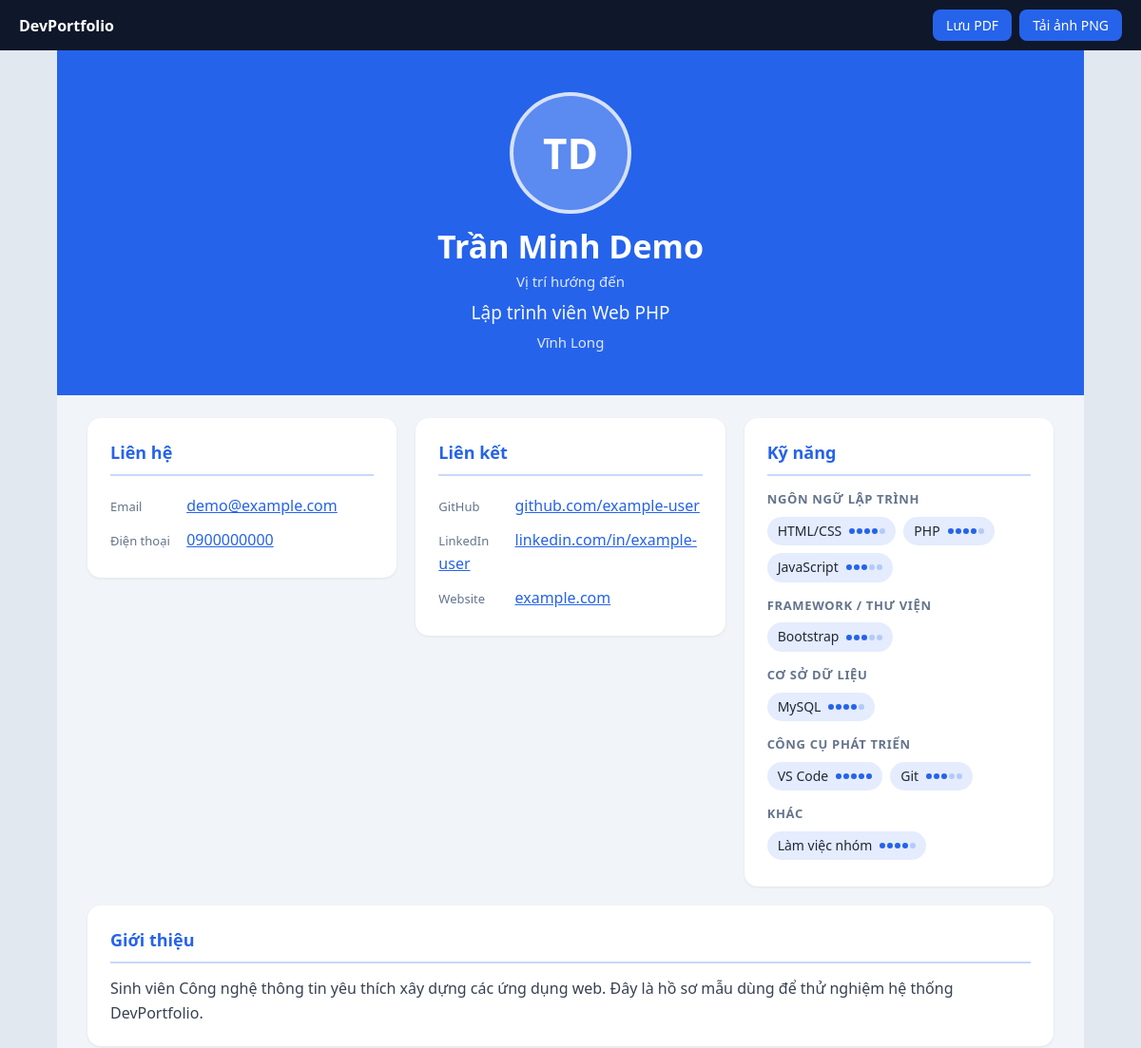
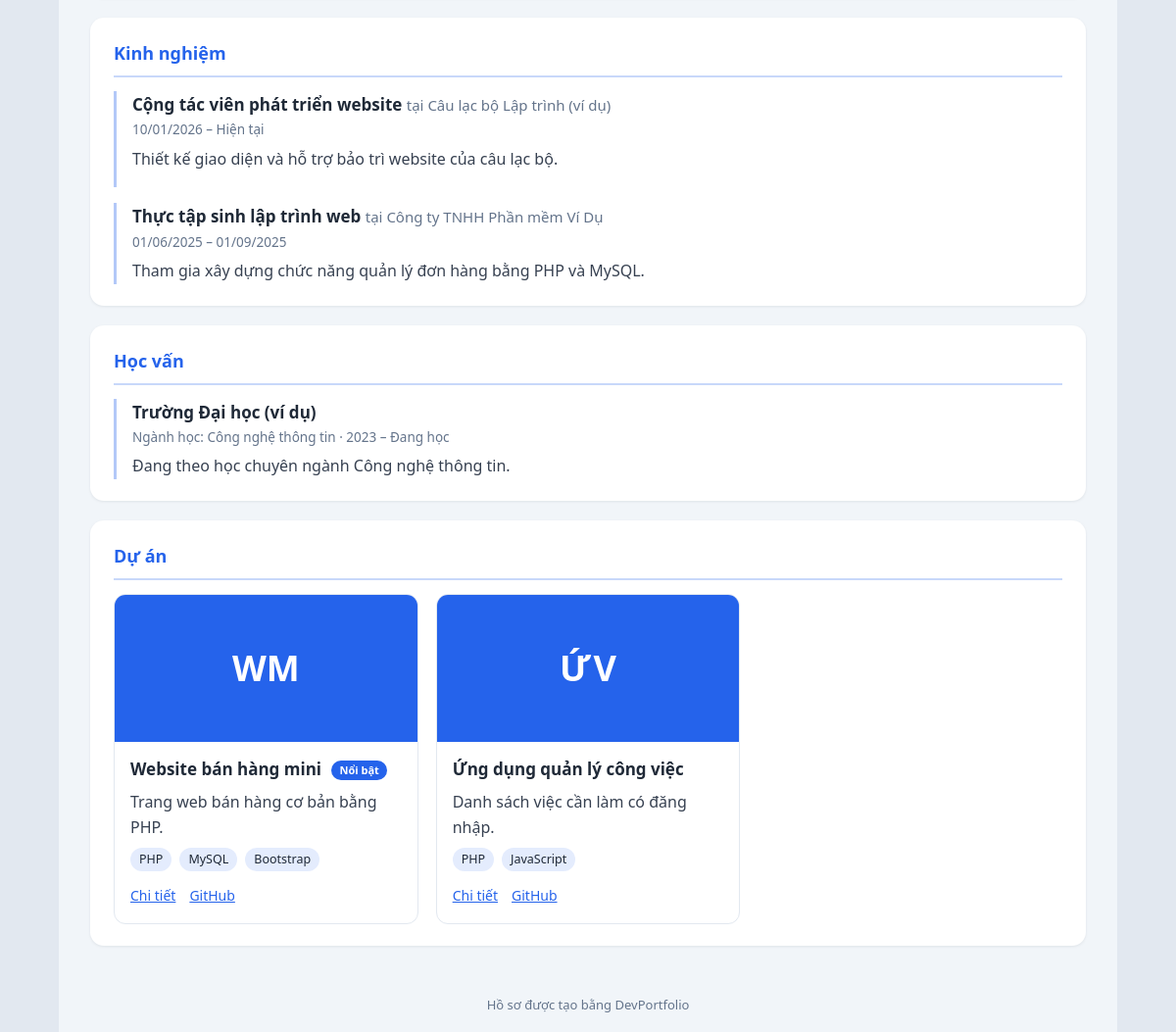
Screenshot of /u.php?slug=tran-minh-demo with the database file from the repository (2 pictures, top to bottom).
### tables this page shows
CREATE TABLE IF NOT EXISTS profiles (
    id            INT UNSIGNED NOT NULL AUTO_INCREMENT,
    user_id       INT UNSIGNED NOT NULL,
    headline      VARCHAR(150) NULL,
    bio           TEXT         NULL,
    contact_email VARCHAR(190) NULL,
    phone         VARCHAR(20)  NULL,
    location      VARCHAR(150) NULL,
    avatar_path   VARCHAR(255) NULL,                 
    website_url   VARCHAR(255) NULL,
    github_url    VARCHAR(255) NULL,
    linkedin_url  VARCHAR(255) NULL,
    is_public     TINYINT(1)   NOT NULL DEFAULT 1,   
    updated_at    DATETIME     NOT NULL DEFAULT CURRENT_TIMESTAMP ON UPDATE CURRENT_TIMESTAMP,
    PRIMARY KEY (id),
    UNIQUE KEY uq_profiles_user (user_id),
    CONSTRAINT fk_profiles_user FOREIGN KEY (user_id) REFERENCES users (id) ON DELETE CASCADE
);

CREATE TABLE IF NOT EXISTS skills (
    id       INT UNSIGNED NOT NULL AUTO_INCREMENT,
    user_id  INT UNSIGNED NOT NULL,
    name     VARCHAR(60)  NOT NULL,
    category VARCHAR(20)  NOT NULL DEFAULT 'other',  
    level    TINYINT UNSIGNED NOT NULL DEFAULT 3,    
    PRIMARY KEY (id),
    UNIQUE KEY uq_skills_user_name (user_id, name),
    CONSTRAINT fk_skills_user FOREIGN KEY (user_id) REFERENCES users (id) ON DELETE CASCADE
);

CREATE TABLE IF NOT EXISTS experiences (
    id          INT UNSIGNED NOT NULL AUTO_INCREMENT,
    user_id     INT UNSIGNED NOT NULL,
    position    VARCHAR(150) NOT NULL,
    company     VARCHAR(150) NOT NULL,
    start_date  DATE         NOT NULL,
    end_date    DATE         NULL,
    is_current  TINYINT(1)   NOT NULL DEFAULT 0,
    description TEXT         NULL,
    PRIMARY KEY (id),
    KEY idx_experiences_user_date (user_id, start_date),
    CONSTRAINT fk_experiences_user FOREIGN KEY (user_id) REFERENCES users (id) ON DELETE CASCADE
);

CREATE TABLE IF NOT EXISTS educations (
    id          INT UNSIGNED NOT NULL AUTO_INCREMENT,
    user_id     INT UNSIGNED NOT NULL,
    school      VARCHAR(150) NOT NULL,
    degree      VARCHAR(150) NOT NULL,
    start_year  SMALLINT UNSIGNED NOT NULL,
    end_year    SMALLINT UNSIGNED NULL,               
    description TEXT         NULL,
    PRIMARY KEY (id),
    KEY idx_educations_user_year (user_id, start_year),
    CONSTRAINT fk_educations_user FOREIGN KEY (user_id) REFERENCES users (id) ON DELETE CASCADE
);

CREATE TABLE IF NOT EXISTS projects (
    id                INT UNSIGNED NOT NULL AUTO_INCREMENT,
    user_id           INT UNSIGNED NOT NULL,
    title             VARCHAR(150) NOT NULL,
    short_description VARCHAR(300) NULL,
    description       TEXT         NULL,
    technologies      VARCHAR(255) NULL,
    role              VARCHAR(150) NULL,
    project_date      DATE         NULL,
    thumbnail_path    VARCHAR(255) NULL,
    github_url        VARCHAR(255) NULL,
    demo_url          VARCHAR(255) NULL,
    is_featured       TINYINT(1)   NOT NULL DEFAULT 0,
    created_at        DATETIME     NOT NULL DEFAULT CURRENT_TIMESTAMP,
    updated_at        DATETIME     NOT NULL DEFAULT CURRENT_TIMESTAMP ON UPDATE CURRENT_TIMESTAMP,
    PRIMARY KEY (id),
    KEY idx_projects_user (user_id),
    CONSTRAINT fk_projects_user FOREIGN KEY (user_id) REFERENCES users (id) ON DELETE CASCADE
);

### u.php (the view, shortened to what the rows shown need)
<?php
require __DIR__ . '/includes/profile_layout.php';
$slug = isset($_GET['slug']) && is_string($_GET['slug']) ? strtolower(trim($_GET['slug'])) : '';
$owner = $slug !== '' ? find_user_by_slug($slug) : null;
$isOwner = viewer_is_owner($owner);
$isPreview = $isOwner && (($_GET['preview'] ?? '') === '1');
$data = load_profile_bundle($owner);
$profile = $data['profile'];
$template = $data['settings']['template'];
$color = $data['settings']['primary_color'];
$exportMode = isset($_GET['export']) && in_array($_GET['export'], ['pdf', 'png'], true) ? $_GET['export'] : '';
$name = $owner['full_name'];
$levels = skill_levels();
$categories = skill_categories();
?>
<div id="profile-root" <?= $isPreview ? 'inert aria-label="Bản xem trước chỉ đọc"' : '' ?> class="pf-page tpl-<?= e($template) ?>" style="<?= e(profile_root_style($color)) ?>"
     data-filename="ho-so-<?= e($owner['slug']) ?>" data-export="<?= e($exportMode) ?>">
    <header class="pf-hero">
        <div class="pf-hero-text">
            <h1><?= e($name) ?></h1>
            <?php if (!empty($profile['headline'])): ?>
                <p class="pf-location">Vị trí hướng đến</p>
                <p class="pf-headline"><?= e($profile['headline']) ?></p>
            <?php endif; ?>
            <?php if (!empty($profile['location'])): ?>
                <p class="pf-location"><?= e($profile['location']) ?></p>
            <?php endif; ?>
        </div>
    </header>
    <div class="pf-layout">
        <aside class="pf-side">
            <?php
            $email = (string) $profile['contact_email'];
            $phone = (string) $profile['phone'];
            $website = safe_url($profile['website_url']);
            $github = safe_url($profile['github_url']);
            $linkedin = safe_url($profile['linkedin_url']);
            ?>
            <?php if ($email !== '' || $phone !== ''): ?>
                <section class="pf-card">
                    <h2>Liên hệ</h2>
                    <ul class="pf-list">
                        <?php if ($email !== ''): ?>
                            <li><span class="pf-label">Email</span> <a href="mailto:<?= e($email) ?>"><?= e($email) ?></a></li>
                        <?php endif; ?>
                        <?php if ($phone !== ''): ?>
                            <li><span class="pf-label">Điện thoại</span> <a href="tel:<?= e(preg_replace('/[^0-9+]/', '', $phone)) ?>"><?= e($phone) ?></a></li>
                        <?php endif; ?>
                    </ul>
                </section>
            <?php endif; ?>
            <?php if ($website !== '' || $github !== '' || $linkedin !== ''): ?>
                <section class="pf-card">
                    <h2>Liên kết</h2>
                    <ul class="pf-list">
                        <?php if ($github !== ''): ?>
                            <li><span class="pf-label">GitHub</span> <a href="<?= e($github) ?>" target="_blank" rel="noopener noreferrer"><?= e(limit_text(preg_replace('#^https?://(www\.)?#i', '', $github) ?? $github, 40)) ?></a></li>
                        <?php endif; ?>
                        <?php if ($linkedin !== ''): ?>
                            <li><span class="pf-label">LinkedIn</span> <a href="<?= e($linkedin) ?>" target="_blank" rel="noopener noreferrer"><?= e(limit_text(preg_replace('#^https?://(www\.)?#i', '', $linkedin) ?? $linkedin, 40)) ?></a></li>
                        <?php endif; ?>
                        <?php if ($website !== ''): ?>
                            <li><span class="pf-label">Website</span> <a href="<?= e($website) ?>" target="_blank" rel="noopener noreferrer"><?= e(limit_text(preg_replace('#^https?://(www\.)?#i', '', $website) ?? $website, 40)) ?></a></li>
                        <?php endif; ?>
                    </ul>
                </section>
            <?php endif; ?>
            <?php if ($data['skills']): ?>
                <section class="pf-card">
                    <h2>Kỹ năng</h2>
                    <?php foreach ($categories as $catKey => $catLabel): ?>
                        <?php if (empty($data['skills'][$catKey])) { continue; } ?>
                        <h3 class="pf-sub"><?= e($catLabel) ?></h3>
                        <ul class="pf-chips">
                            <?php foreach ($data['skills'][$catKey] as $skill): ?>
                                <li title="<?= e($levels[(int) $skill['level']] ?? '') ?>">
                                    <?= e($skill['name']) ?>
                                    <span class="pf-dots" aria-label="Mức độ <?= (int) $skill['level'] ?>/5"><?php for ($i = 1; $i <= 5; $i++): ?><i class="<?= $i <= (int) $skill['level'] ? 'on' : '' ?>"></i><?php endfor; ?></span>
                                </li>
                            <?php endforeach; ?>
                        </ul>
                    <?php endforeach; ?>
                </section>
            <?php endif; ?>
        </aside>
        <div class="pf-main">
            <?php if (!empty($profile['bio'])): ?>
                <section class="pf-card">
                    <h2>Giới thiệu</h2>
                    <p class="pf-text"><?= nl2br(e($profile['bio'])) ?></p>
                </section>
            <?php endif; ?>
            <?php if ($data['experiences']): ?>
                <section class="pf-card">
                    <h2>Kinh nghiệm</h2>
                    <?php foreach ($data['experiences'] as $exp): ?>
                        <article class="pf-entry">
                            <h3><?= e($exp['position']) ?> <span class="pf-at">tại <?= e($exp['company']) ?></span></h3>
                            <p class="pf-period"><?= e(format_date_vn($exp['start_date'])) ?> &ndash; <?= (int) $exp['is_current'] ? 'Hiện tại' : e(format_date_vn($exp['end_date'])) ?></p>
                            <?php if (!empty($exp['description'])): ?>
                                <p class="pf-text"><?= nl2br(e($exp['description'])) ?></p>
                            <?php endif; ?>
                        </article>
                    <?php endforeach; ?>
                </section>
            <?php endif; ?>
            <?php if ($data['educations']): ?>
                <section class="pf-card">
                    <h2>Học vấn</h2>
                    <?php foreach ($data['educations'] as $edu): ?>
                        <article class="pf-entry">
                            <h3><?= e($edu['school']) ?></h3>
                            <p class="pf-period">Ngành học: <?= e($edu['degree']) ?> · <?= (int) $edu['start_year'] ?> &ndash; <?= $edu['end_year'] ? (int) $edu['end_year'] : 'Đang học' ?></p>
                            <?php if (!empty($edu['description'])): ?>
                                <p class="pf-text"><?= nl2br(e($edu['description'])) ?></p>
                            <?php endif; ?>
                        </article>
                    <?php endforeach; ?>
                </section>
            <?php endif; ?>
            <?php if ($data['projects']): ?>
                <section class="pf-card">
                    <h2>Dự án</h2>
                    <div class="pf-projects">
                        <?php foreach ($data['projects'] as $p): ?>
                            <?php
                            $detailUrl = url('project.php?slug=' . rawurlencode($owner['slug']) . '&id=' . (int) $p['id']);
                            $pg = safe_url($p['github_url']);
                            ?>
                            <article class="pf-project">
                                <?php if (!empty($p['thumbnail_path'])): ?>
                                    <img class="pf-project-img" src="<?= e(image_url($p['thumbnail_path'])) ?>" alt="Ảnh dự án <?= e($p['title']) ?>">
                                <?php else: ?>
                                    <span class="pf-project-img pf-project-fallback" aria-hidden="true"><?= e(initials($p['title'])) ?></span>
                                <?php endif; ?>
                                <div class="pf-project-body">
                                    <h3>
                                        <a href="<?= e($detailUrl) ?>"><?= e($p['title']) ?></a>
                                        <?php if ((int) $p['is_featured'] === 1): ?><span class="pf-badge">Nổi bật</span><?php endif; ?>
                                    </h3>
                                    <?php if (!empty($p['short_description'])): ?>
                                        <p class="pf-text"><?= e($p['short_description']) ?></p>
                                    <?php endif; ?>
                                    <?php if (split_tags($p['technologies'])): ?>
                                        <ul class="pf-chips pf-chips-small">
                                            <?php foreach (split_tags($p['technologies']) as $tag): ?><li><?= e($tag) ?></li><?php endforeach; ?>
                                        </ul>
                                    <?php endif; ?>
                                    <p class="pf-links">
                                        <a href="<?= e($detailUrl) ?>">Chi tiết</a>
                                        <?php if ($pg !== ''): ?><a href="<?= e($pg) ?>" target="_blank" rel="noopener noreferrer">GitHub</a><?php endif; ?>
                                    </p>
                                </div>
                            </article>
                        <?php endforeach; ?>
                    </div>
                </section>
            <?php endif; ?>
        </div>
    </div>
</div>

### rows the page displays
profiles: headline "Lập trình viên Web PHP", location "Vĩnh Long", contact_email "demo@example.com", phone "0900000000", github_url "github.com/example-user", linkedin_url "linkedin.com/in/example-user", website_url "example.com", bio "Sinh viên Công nghệ thông tin yêu thích xây dựng các ứng dụng web. Đây là hồ sơ mẫu dùng để thử nghiệm hệ thống DevPortfolio."
skills: name "HTML/CSS", level 4 (drawn)
skills: name "PHP", level 4 (drawn)
skills: name "JavaScript", level 3 (drawn)
skills: name "Bootstrap", level 3 (drawn)
skills: name "MySQL", level 4 (drawn)
skills: name "VS Code", level 5 (drawn)
skills: name "Git", level 3 (drawn)
skills: name "Làm việc nhóm", level 4 (drawn)
experiences: position "Cộng tác viên phát triển website", company "Câu lạc bộ Lập trình (ví dụ)", start_date "10/01/2026", is_current "Hiện tại", description "Thiết kế giao diện và hỗ trợ bảo trì website của câu lạc bộ."
experiences: position "Thực tập sinh lập trình web", company "Công ty TNHH Phần mềm Ví Dụ", start_date "01/06/2025", end_date "01/09/2025", description "Tham gia xây dựng chức năng quản lý đơn hàng bằng PHP và MySQL."
educations: school "Trường Đại học (ví dụ)", degree "Công nghệ thông tin", start_year "2023", shows "Đang học", description "Đang theo học chuyên ngành Công nghệ thông tin."
projects: title "WM", title "Website bán hàng mini", is_featured "Nổi bật", short_description "Trang web bán hàng cơ bản bằng PHP.", technologies "PHP", technologies "MySQL", technologies "Bootstrap"
projects: title "ỨV", title "Ứng dụng quản lý công việc", short_description "Danh sách việc cần làm có đăng nhập.", technologies "PHP", technologies "JavaScript"

### other values shown
config('app_name') "DevPortfolio"
initials($name) "TD"
$name "Trần Minh Demo"
$catLabel "NGÔN NGỮ LẬP TRÌNH"
$catLabel "FRAMEWORK / THƯ VIỆN"
$catLabel "CƠ SỞ DỮ LIỆU"
$catLabel "CÔNG CỤ PHÁT TRIỂN"
$catLabel "KHÁC"
